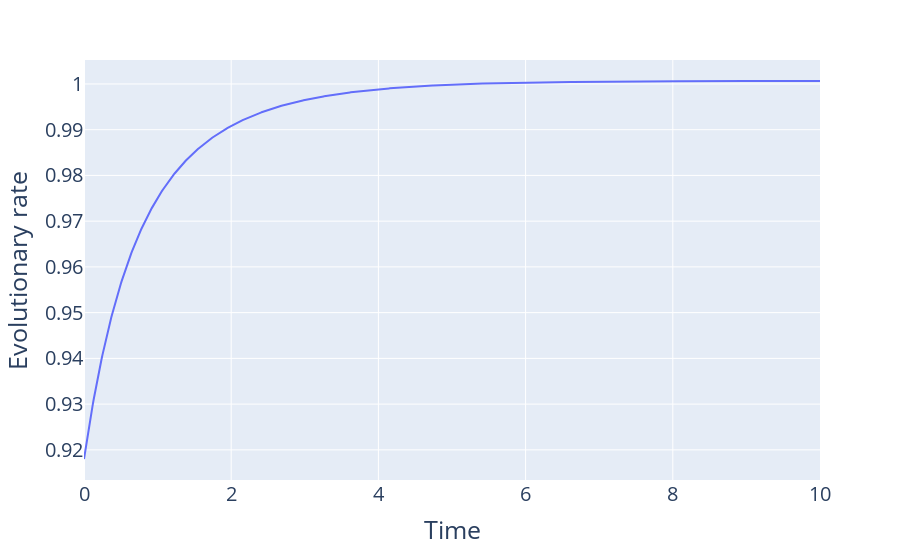

The notebook cell saved with this chart:
### Code cell
df1 = pd.DataFrame({'Time': t_range_large, 'Evolutionary rate': mu_range1})
fig1 = px.line(df1, x='Time', y='Evolutionary rate')
# Update axis label font size
fig1.update_layout(
    xaxis=dict(
        title_font=dict(size=25),
        tickfont=dict(size=20),
    ),
    yaxis=dict(
        title_font=dict(size=25),
        tickfont=dict(size=20),
    )
)

# fig1.write_image("evolutionary_rate_change_non-stationary.pdf")


fig1.show()

### Figure 1 — Plotly figure (JSON) as saved in the notebook; plotly's stock layout.template omitted (floating-point values rounded to 4 significant figures; data arrays with more than 128 entries replaced by an {"elided": "..."} marker saying what was removed)
{"data": [{"hovertemplate": "Time=%{x}<br>Evolutionary rate=%{y}<extra></extra>", "legendgroup": "", "line": {"color": "#636efa", "dash": "solid"}, "marker": {"symbol": "circle"}, "mode": "lines", "name": "", "orientation": "v", "showlegend": false, "type": "scatter", "x": {"elided": "1000 float values"}, "xaxis": "x", "y": {"elided": "1000 float values"}, "yaxis": "y"}], "layout": {"legend": {"tracegroupgap": 0}, "margin": {"t": 60}, "xaxis": {"anchor": "y", "domain": [0, 1], "tickfont": {"size": 20}, "title": {"font": {"size": 25}, "text": "Time"}}, "yaxis": {"anchor": "x", "domain": [0, 1], "tickfont": {"size": 20}, "title": {"font": {"size": 25}, "text": "Evolutionary rate"}}}}
